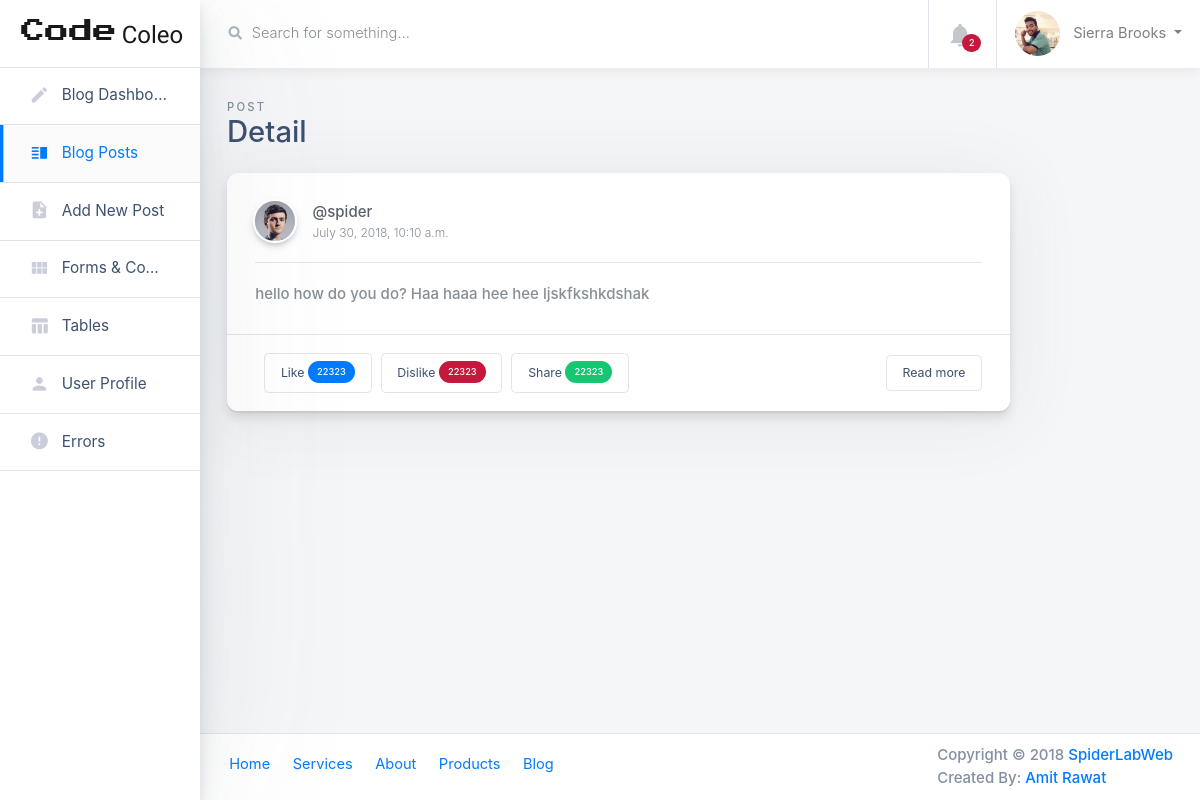
The page /post/detail/25/ on the database its author committed.
### posts/models.py (models this page shows, shortened)
class Post(models.Model):
    parent = models.ForeignKey("self",blank=True, null=True)
    user = models.ForeignKey(settings.AUTH_USER_MODEL,default=1)
    title = models.CharField(max_length=50, blank=True, null=True)
    content = models.CharField(max_length=155)
    liked = models.ManyToManyField(settings.AUTH_USER_MODEL, blank=True, related_name="liked")
    timestamp = models.DateTimeField(auto_now_add=True)
    updated = models.DateTimeField(auto_now=True)
    objects = PostManager()
    class Meta:
        ordering = ['-timestamp']

### posts/views.py (the view)
# urls.py: url(r'^detail/(?P<pk>\d+)/$', PostDetailView.as_view(), name='detail'),
class PostDetailView(DetailView):
    template_name = "posts/post_detail.html"
    def get_object(self):
        pk = self.kwargs.get('pk')
        return Post.objects.get(id=pk)
    def get_context_data(self, **kwargs):
        context = super(PostDetailView, self).get_context_data(**kwargs)
        context["sidebar"] = True
        return context

### posts/templates/posts/post_detail.html (shortened to what this page needs)
{% extends "base.html" %}
{% load static %}
{% block sidebar %}
<aside class="main-sidebar col-12 col-md-3 col-lg-2 px-0">
    <div class="main-navbar">
      <nav class="navbar align-items-stretch navbar-light bg-white flex-md-nowrap border-bottom p-0">
        <a class="navbar-brand w-100 mr-0" href="#" style="line-height: 25px;">
          <div class="d-table m-auto">
            <span class="d-none d-md-inline ml-1" style="font-family: 'Press Start 2P', cursive; font-size: 24px; ">Code</span> <span class="d-none d-md-inline ml-1" style="font-family: 'Orbitron', sans-serif; font-size: 24px;">Coleo</span>
          </div>
        </a>
      </nav>
    </div>
    <div class="nav-wrapper">
      <ul class="nav flex-column">
        <li class="nav-item">
          <a class="nav-link " href="index.html">
            <i class="material-icons">edit</i>
            <span>Blog Dashboard</span>
          </a>
        </li>
        <li class="nav-item">
          <a class="nav-link active" href="components-blog-posts.html">
            <i class="material-icons">vertical_split</i>
            <span>Blog Posts</span>
          </a>
        </li>
        <li class="nav-item">
          <a class="nav-link" href="add-new-post.html">
            <i class="material-icons">note_add</i>
            <span>Add New Post</span>
          </a>
        </li>
        <li class="nav-item">
          <a class="nav-link " href="form-components.html">
            <i class="material-icons">view_module</i>
            <span>Forms &amp; Components</span>
          </a>
        </li>
        <li class="nav-item">
          <a class="nav-link " href="tables.html">
            <i class="material-icons">table_chart</i>
            <span>Tables</span>
          </a>
        </li>
        <li class="nav-item">
          <a class="nav-link " href="user-profile-lite.html">
            <i class="material-icons">person</i>
            <span>User Profile</span>
          </a>
        </li>
        <li class="nav-item">
          <a class="nav-link " href="errors.html">
            <i class="material-icons">error</i>
            <span>Errors</span>
          </a>
        </li>
      </ul>
    </div>
  </aside>
{% endblock sidebar %}
{% block main-container-bar %}
<main class="main-content  col-sm-12 p-0 {% if sidebar %} col-lg-10 col-md-9 col-sm-12 p-0 offset-lg-2 offset-md-3 {% else %} col-lg-12 col-md-12 col-sm-12 p-0 {% endif %}">
    <div class="main-navbar sticky-top bg-white">
{% endblock main-container-bar %}
{% block page-header %}
<div class="page-header row no-gutters py-4">
    <div class="col-12 col-sm-4 text-center text-sm-left mb-0">
        <span class="text-uppercase page-subtitle">Post</span>
        <h3 class="page-title">Detail</h3>
    </div>
</div>
{% endblock page-header %}
{% block content %}
<div class="row">
  <div class="col-lg-10">
      <div class="card card-small card-post mb-4">
          <div class="card-body">
    <div class="card-post__author d-flex">
        <a href="#" class="card-post__author-avatar card-post__author-avatar--small" style="background-image: url('images/avatars/1.jpg');">Written by James Khan</a>
        <div class="d-flex flex-column justify-content-center ml-3">
        <span class="card-post__author-name">@{{object.user}}</span>
        <small class="text-muted">{{object.timestamp}}</small>
        </div>
    </div><hr>
    <p class="card-text text-muted"> {{object.content}}</p>
          </div>
          <div class="card-footer border-top d-flex">
    <div class="my-auto ml-2">
      <a class="btn btn-sm btn-white" href="#"> Like <span class="badge badge-pill badge-primary">22323</span></a>
    </div>
    <div class="my-auto ml-2">
                  <a class="btn btn-sm btn-white" href="#"> Dislike <span class="badge badge-pill badge-danger">22323</span> </a>
    </div>
    <div class="my-auto ml-2">
                  <a class="btn btn-sm btn-white" href="#"> Share <span class="badge badge-pill badge-success">22323</span> </a>
              </div>
              <div class="my-auto ml-auto">
                  <a class="btn btn-sm btn-white" href="#"> Read more </a>
              </div>
          </div>
      </div>
  </div>
</div>
{% endblock content %}

### rows shown on the page
Post: user "spider", timestamp "July 30, 2018, 10:10 a.m.", content "hello how do you do? Haa haaa hee hee ljskfkshkdshak"
